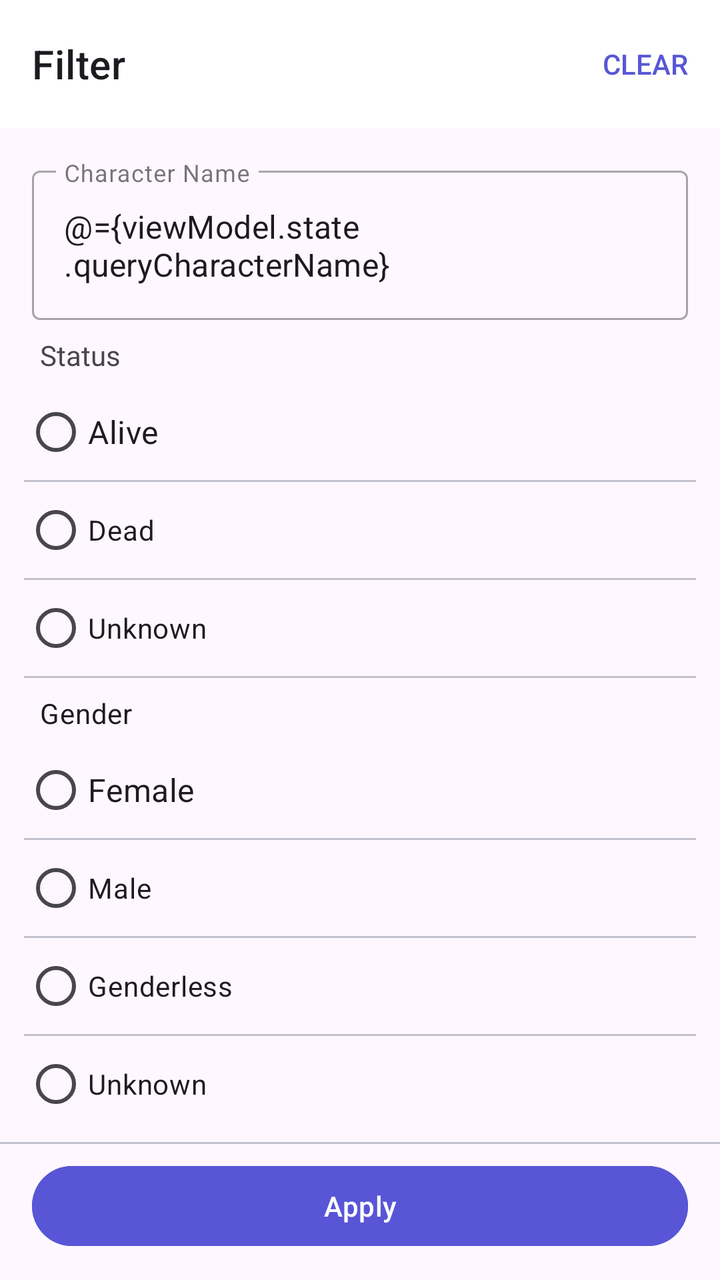
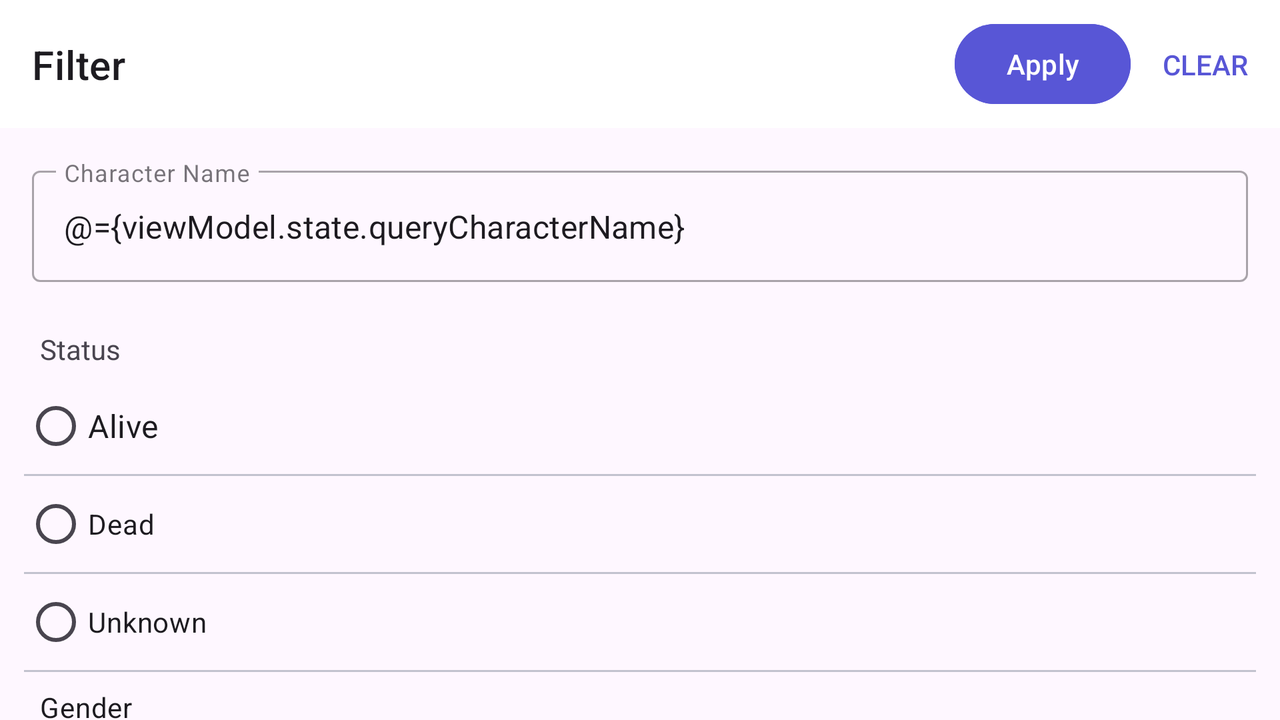

An Android layout and its configuration variant, each rendered on a device that would load it. The default file and the variant file are quoted in full after the pictures.
<!-- AndroidManifest.xml: application theme Base.Theme.RickAndMortyCorrect -->
<!-- res/layout/dialog_filter.xml -->
<?xml version="1.0" encoding="utf-8"?>
<layout xmlns:android="http://schemas.android.com/apk/res/android"
    xmlns:app="http://schemas.android.com/apk/res-auto"
    xmlns:tools="http://schemas.android.com/tools">

    <data>

        <variable
            name="viewModel"
            type="com.example.rickandmortycorrect.presentation.character.viewmodel.CharacterViewModel" />
    </data>

    <androidx.coordinatorlayout.widget.CoordinatorLayout
        android:layout_width="match_parent"
        android:layout_height="match_parent">

        <androidx.constraintlayout.widget.ConstraintLayout
            android:layout_width="match_parent"
            android:layout_height="match_parent">

            <androidx.appcompat.widget.Toolbar
                android:id="@+id/toolbar"
                android:layout_width="match_parent"
                android:layout_height="wrap_content"
                android:background="@color/white"
                android:elevation="16dp"
                android:minHeight="?attr/actionBarSize"
                android:theme="?attr/actionBarTheme"
                app:contentInsetStart="0dp"
                app:layout_constraintEnd_toEndOf="parent"
                app:layout_constraintStart_toStartOf="parent"
                app:layout_constraintTop_toTopOf="parent">

                <androidx.constraintlayout.widget.ConstraintLayout
                    android:layout_width="match_parent"
                    android:layout_height="match_parent"
                    android:layout_marginHorizontal="16dp"
                    android:orientation="horizontal">

                    <TextView
                        android:layout_width="wrap_content"
                        android:layout_height="wrap_content"
                        android:text="@string/filter"
                        android:textAppearance="@style/TextAppearance.h6"
                        app:layout_constraintBottom_toBottomOf="parent"
                        app:layout_constraintStart_toStartOf="parent"
                        app:layout_constraintTop_toTopOf="parent" />

                    <TextView
                        android:id="@+id/clear"
                        android:layout_width="wrap_content"
                        android:layout_height="match_parent"
                        android:layout_gravity="end"
                        android:gravity="center"
                        android:text="@string/clear"
                        android:textAppearance="@style/TextAppearance.AppCompat.Button"
                        android:textColor="@color/indigo"
                        android:visibility="gone"
                        isVisible="@{viewModel.checkIfTheFilterHasBeenApplied()}"
                        app:layout_constraintBottom_toBottomOf="parent"
                        app:layout_constraintEnd_toEndOf="parent"
                        app:layout_constraintTop_toTopOf="parent"
                        tools:visibility="visible" />
                </androidx.constraintlayout.widget.ConstraintLayout>
            </androidx.appcompat.widget.Toolbar>

            <com.google.android.material.textfield.TextInputLayout
                android:id="@+id/inputLayout"
                style="@style/Widget.MaterialComponents.TextInputLayout.OutlinedBox"
                android:layout_width="match_parent"
                android:layout_height="wrap_content"
                android:layout_margin="16dp"
                android:hint="Character Name"
                app:layout_constraintBottom_toTopOf="@id/textView"
                app:layout_constraintEnd_toEndOf="parent"
                app:layout_constraintStart_toStartOf="parent"
                app:layout_constraintTop_toBottomOf="@+id/toolbar">

                <com.google.android.material.textfield.TextInputEditText
                    android:id="@+id/characterName"
                    android:layout_width="match_parent"
                    android:layout_height="wrap_content"
                    android:text="@={viewModel.state.queryCharacterName}" />
            </com.google.android.material.textfield.TextInputLayout>


            <TextView
                android:id="@+id/textView"
                style="@style/Theme.SubTitle"
                android:layout_width="match_parent"
                android:layout_height="wrap_content"
                android:paddingHorizontal="20dp"
                android:paddingTop="8dp"
                android:paddingBottom="5dp"
                android:text="@string/status"
                app:layout_constraintEnd_toEndOf="parent"
                app:layout_constraintStart_toStartOf="parent"
                app:layout_constraintTop_toBottomOf="@id/inputLayout"
                tools:layout_editor_absoluteY="62dp" />

            <RadioGroup
                android:id="@+id/rgStatus"
                android:layout_width="match_parent"
                android:layout_height="wrap_content"
                android:paddingHorizontal="12dp"
                app:layout_constraintEnd_toEndOf="parent"
                app:layout_constraintStart_toStartOf="parent"
                app:layout_constraintTop_toBottomOf="@+id/textView">

                <RadioButton
                    android:id="@+id/rbAlive"
                    android:layout_width="match_parent"
                    android:layout_height="wrap_content"
                    android:text="@string/alive"
                    android:textAppearance="@style/TextAppearance.subtitle1" />

                <View
                    android:id="@+id/divider3"
                    android:layout_width="match_parent"
                    android:layout_height="1dp"
                    android:background="@color/light_black" />

                <RadioButton
                    android:id="@+id/rbDead"
                    android:layout_width="match_parent"
                    android:layout_height="wrap_content"
                    android:text="@string/dead" />

                <View
                    android:id="@+id/divider4"
                    android:layout_width="match_parent"
                    android:layout_height="1dp"
                    android:background="@color/light_black" />

                <RadioButton
                    android:id="@+id/rbUnknown"
                    android:layout_width="match_parent"
                    android:layout_height="wrap_content"
                    android:text="@string/unknown" />

                <View
                    android:id="@+id/divider5"
                    android:layout_width="match_parent"
                    android:layout_height="1dp"
                    android:background="@color/light_black" />
            </RadioGroup>

            <TextView
                android:id="@+id/textView2"
                style="@style/Theme.SubTitle"
                android:layout_width="match_parent"
                android:layout_height="wrap_content"
                android:paddingHorizontal="20dp"
                android:paddingTop="8dp"
                android:paddingBottom="5dp"
                android:text="@string/gender"
                android:textAppearance="@style/TextAppearance.body2"
                app:layout_constraintEnd_toEndOf="parent"
                app:layout_constraintStart_toStartOf="parent"
                app:layout_constraintTop_toBottomOf="@+id/rgStatus" />

            <RadioGroup
                android:id="@+id/rgGender"
                android:layout_width="match_parent"
                android:layout_height="wrap_content"
                android:paddingHorizontal="12dp"
                app:layout_constraintEnd_toEndOf="parent"
                app:layout_constraintStart_toStartOf="parent"
                app:layout_constraintTop_toBottomOf="@+id/textView2">

                <RadioButton
                    android:id="@+id/rbFemale"
                    android:layout_width="match_parent"
                    android:layout_height="wrap_content"
                    android:text="@string/female"
                    android:textAppearance="@style/TextAppearance.subtitle1" />

                <View
                    android:id="@+id/divider6"
                    android:layout_width="match_parent"
                    android:layout_height="1dp"
                    android:background="@color/light_black" />

                <RadioButton
                    android:id="@+id/rbMale"
                    android:layout_width="match_parent"
                    android:layout_height="wrap_content"
                    android:text="@string/male" />

                <View
                    android:id="@+id/divider7"
                    android:layout_width="match_parent"
                    android:layout_height="1dp"
                    android:background="@color/light_black" />

                <RadioButton
                    android:id="@+id/rbGenderless"
                    android:layout_width="match_parent"
                    android:layout_height="wrap_content"
                    android:text="@string/genderless" />

                <View
                    android:id="@+id/divider8"
                    android:layout_width="match_parent"
                    android:layout_height="1dp"
                    android:background="@color/light_black" />

                <RadioButton
                    android:id="@+id/rbgUnknown"
                    android:layout_width="match_parent"
                    android:layout_height="wrap_content"
                    android:text="@string/unknown" />

            </RadioGroup>


            <Button
                android:id="@+id/btnApply"
                android:layout_width="match_parent"
                android:layout_height="wrap_content"
                android:layout_marginHorizontal="16dp"
                android:backgroundTint="@color/indigo"
                android:text="@string/apply"
                android:textColor="@color/white"
                app:layout_constraintBottom_toBottomOf="parent"
                app:layout_constraintEnd_toEndOf="parent"
                app:layout_constraintStart_toStartOf="parent"
                app:layout_constraintTop_toBottomOf="@+id/rgGender" />

            <View
                android:id="@+id/divider9"
                android:layout_width="match_parent"
                android:layout_height="1dp"
                android:layout_marginBottom="2dp"
                android:background="@color/light_black"
                app:layout_constraintBottom_toTopOf="@+id/btnApply"
                app:layout_constraintTop_toBottomOf="@+id/rgGender"
                tools:layout_editor_absoluteX="14dp" />

        </androidx.constraintlayout.widget.ConstraintLayout>

    </androidx.coordinatorlayout.widget.CoordinatorLayout>

</layout>
<!-- resources referenced by this layout -->
<resources>
  <color name="indigo">#FF5856D6</color>
  <color name="light_black">#6B6E798C</color>
  <color name="white">#FFFFFFFF</color>
  <string name="alive">Alive</string>
  <string name="apply">Apply</string>
  <string name="clear">Clear</string>
  <string name="dead">Dead</string>
  <string name="female">Female</string>
  <string name="filter">Filter</string>
  <string name="gender">Gender</string>
  <string name="genderless">Genderless</string>
  <string name="male">Male</string>
  <string name="status">Status</string>
  <string name="unknown">Unknown</string>
  <style name="TextAppearance.body2" parent="TextAppearance.MaterialComponents.Body2">
          <item name="android:fontFamily">@font/roboto</item>
          <item name="android:textSize">14sp</item>
      </style>
  <style name="TextAppearance.h6" parent="TextAppearance.MaterialComponents.Headline6">
          <item name="android:fontFamily">@font/roboto_medium</item>
          <item name="android:textSize">20sp</item>
      </style>
  <style name="TextAppearance.subtitle1" parent="TextAppearance.MaterialComponents.Subtitle1">
          <item name="android:fontFamily">@font/roboto</item>
          <item name="android:textSize">16sp</item>
  
      </style>
  <style name="Base.Theme.RickAndMortyCorrect" parent="Theme.Material3.DayNight.NoActionBar">
          
          <item name="colorPrimary">@color/purple_200</item>
          <item name="colorPrimaryVariant">@color/purple_700</item>
          <item name="colorOnPrimary">@color/white</item>
          
          <item name="colorSecondary">@color/teal_200</item>
          <item name="colorSecondaryVariant">@color/teal_200</item>
          <item name="colorOnSecondary">@color/white</item>
          
          <item name="android:statusBarColor">?attr/colorPrimaryVariant</item>
          
      </style>
  <color name="purple_200">#BB86FC</color>
  <color name="purple_700">#FF3700B3</color>
  <color name="teal_200">#FF03DAC5</color>
</resources>
<!-- res/layout-w600dp/dialog_filter.xml (the repository's variant of the layout above) -->
<!-- drawn on the phone turned sideways -->
<?xml version="1.0" encoding="utf-8"?>
<layout xmlns:android="http://schemas.android.com/apk/res/android"
    xmlns:app="http://schemas.android.com/apk/res-auto"
    xmlns:tools="http://schemas.android.com/tools">

    <data>

        <variable
            name="viewModel"
            type="com.example.rickandmortycorrect.presentation.character.viewmodel.CharacterViewModel" />
    </data>

    <androidx.coordinatorlayout.widget.CoordinatorLayout
        android:layout_width="match_parent"
        android:layout_height="match_parent">



        <androidx.constraintlayout.widget.ConstraintLayout
            android:layout_width="match_parent"
            android:layout_height="match_parent">

            <androidx.appcompat.widget.Toolbar
                android:id="@+id/toolbar"
                android:layout_width="match_parent"
                android:layout_height="wrap_content"
                android:background="@color/white"
                android:elevation="16dp"
                android:minHeight="?attr/actionBarSize"
                android:theme="?attr/actionBarTheme"
                app:contentInsetStart="0dp"
                app:layout_constraintEnd_toEndOf="parent"
                app:layout_constraintStart_toStartOf="parent"
                app:layout_constraintTop_toTopOf="parent">

                <androidx.constraintlayout.widget.ConstraintLayout
                    android:layout_width="match_parent"
                    android:layout_height="match_parent"
                    android:layout_marginHorizontal="16dp"
                    android:orientation="horizontal">

                    <TextView
                        android:layout_width="wrap_content"
                        android:layout_height="wrap_content"
                        android:text="@string/filter"
                        android:textAppearance="@style/TextAppearance.h6"
                        app:layout_constraintBottom_toBottomOf="parent"
                        app:layout_constraintStart_toStartOf="parent"
                        app:layout_constraintTop_toTopOf="parent" />

                    <TextView
                        android:id="@+id/clear"
                        android:layout_width="wrap_content"
                        android:layout_height="match_parent"
                        android:layout_gravity="end"
                        android:gravity="center"
                        android:text="@string/clear"
                        android:textAppearance="@style/TextAppearance.AppCompat.Button"
                        android:textColor="@color/indigo"
                        android:visibility="gone"
                        isVisible="@{viewModel.checkIfTheFilterHasBeenApplied()}"
                        app:layout_constraintBottom_toBottomOf="parent"
                        app:layout_constraintEnd_toEndOf="parent"
                        app:layout_constraintTop_toTopOf="parent"
                        tools:visibility="visible" />

                    <Button
                        android:id="@+id/btnApply"
                        android:layout_width="wrap_content"
                        android:layout_height="wrap_content"
                        android:layout_marginHorizontal="16dp"
                        android:backgroundTint="@color/indigo"
                        android:text="@string/apply"
                        android:textColor="@color/white"
                        app:layout_constraintBottom_toBottomOf="parent"
                        app:layout_constraintEnd_toStartOf="@+id/clear"
                        app:layout_constraintTop_toTopOf="parent" />
                </androidx.constraintlayout.widget.ConstraintLayout>
            </androidx.appcompat.widget.Toolbar>


            <androidx.core.widget.NestedScrollView
                android:layout_width="match_parent"
                android:layout_height="0dp"
                app:layout_constraintTop_toBottomOf="@+id/toolbar">

                <LinearLayout
                    android:layout_width="match_parent"
                    android:layout_height="match_parent"
                    android:orientation="vertical">

                    <com.google.android.material.textfield.TextInputLayout
                        android:id="@+id/inputLayout"
                        style="@style/Widget.MaterialComponents.TextInputLayout.OutlinedBox"
                        android:layout_width="match_parent"
                        android:layout_height="wrap_content"
                        android:layout_margin="16dp"
                        android:hint="Character Name">

                        <com.google.android.material.textfield.TextInputEditText
                            android:id="@+id/characterName"
                            android:layout_width="match_parent"
                            android:layout_height="wrap_content"
                            android:text="@={viewModel.state.queryCharacterName}" />
                    </com.google.android.material.textfield.TextInputLayout>


                    <TextView
                        android:id="@+id/textView"
                        style="@style/Theme.SubTitle"
                        android:layout_width="match_parent"
                        android:layout_height="wrap_content"
                        android:paddingHorizontal="20dp"
                        android:paddingTop="8dp"
                        android:paddingBottom="5dp"
                        android:text="@string/status"/>

                    <RadioGroup
                        android:id="@+id/rgStatus"
                        android:layout_width="match_parent"
                        android:layout_height="wrap_content"
                        android:paddingHorizontal="12dp">

                        <RadioButton
                            android:id="@+id/rbAlive"
                            android:layout_width="match_parent"
                            android:layout_height="wrap_content"
                            android:text="@string/alive"
                            android:textAppearance="@style/TextAppearance.subtitle1" />

                        <View
                            android:id="@+id/divider3"
                            android:layout_width="match_parent"
                            android:layout_height="1dp"
                            android:background="@color/light_black" />

                        <RadioButton
                            android:id="@+id/rbDead"
                            android:layout_width="match_parent"
                            android:layout_height="wrap_content"
                            android:text="@string/dead" />

                        <View
                            android:id="@+id/divider4"
                            android:layout_width="match_parent"
                            android:layout_height="1dp"
                            android:background="@color/light_black" />

                        <RadioButton
                            android:id="@+id/rbUnknown"
                            android:layout_width="match_parent"
                            android:layout_height="wrap_content"
                            android:text="@string/unknown" />

                        <View
                            android:id="@+id/divider5"
                            android:layout_width="match_parent"
                            android:layout_height="1dp"
                            android:background="@color/light_black" />
                    </RadioGroup>

                    <TextView
                        android:id="@+id/textView2"
                        style="@style/Theme.SubTitle"
                        android:layout_width="match_parent"
                        android:layout_height="wrap_content"
                        android:paddingHorizontal="20dp"
                        android:paddingTop="8dp"
                        android:paddingBottom="5dp"
                        android:text="@string/gender"
                        android:textAppearance="@style/TextAppearance.body2" />

                    <RadioGroup
                        android:id="@+id/rgGender"
                        android:layout_width="match_parent"
                        android:layout_height="wrap_content"
                        android:paddingHorizontal="12dp">

                        <RadioButton
                            android:id="@+id/rbFemale"
                            android:layout_width="match_parent"
                            android:layout_height="wrap_content"
                            android:text="@string/female"
                            android:textAppearance="@style/TextAppearance.subtitle1" />

                        <View
                            android:id="@+id/divider6"
                            android:layout_width="match_parent"
                            android:layout_height="1dp"
                            android:background="@color/light_black" />

                        <RadioButton
                            android:id="@+id/rbMale"
                            android:layout_width="match_parent"
                            android:layout_height="wrap_content"
                            android:text="@string/male" />

                        <View
                            android:id="@+id/divider7"
                            android:layout_width="match_parent"
                            android:layout_height="1dp"
                            android:background="@color/light_black" />

                        <RadioButton
                            android:id="@+id/rbGenderless"
                            android:layout_width="match_parent"
                            android:layout_height="wrap_content"
                            android:text="@string/genderless" />

                        <View
                            android:id="@+id/divider8"
                            android:layout_width="match_parent"
                            android:layout_height="1dp"
                            android:background="@color/light_black" />

                        <RadioButton
                            android:id="@+id/rbgUnknown"
                            android:layout_width="match_parent"
                            android:layout_height="wrap_content"
                            android:text="@string/unknown" />

                    </RadioGroup>

                </LinearLayout>

            </androidx.core.widget.NestedScrollView>



        </androidx.constraintlayout.widget.ConstraintLayout>

    </androidx.coordinatorlayout.widget.CoordinatorLayout>

</layout>
